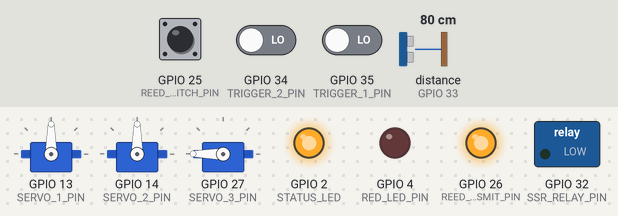
Recording of a sketch running on a simulated ESP32. Parts: 3 × servo, switched loads named in the sketch (green lamp = pin HIGH), output pins drawn as LEDs (lit = HIGH). Dashed ring = blinking. Inputs (shaded band) come from the test bench; at power-on: GPIO 25 (REED_SWITCH_PIN) HIGH, GPIO 34 (TRIGGER_2_PIN) LOW, GPIO 35 (TRIGGER_1_PIN) LOW, distance to the obstacle (sensor on GPIO 33) 80 cm. The echo pulse lasts 58.3 µs per cm; WiFi joins after 1.5 s; servers stay silent unless stated; uploads are accepted with an empty reply; pins used as bus, display or sensor lines are not drawn; what the sketch prints to the serial monitor is not drawn.

Above: at 3.7 s.
3.8 s: GPIO 25 (REED_SWITCH_PIN) pulled LOW for 0.15 s
At 3.88 s:
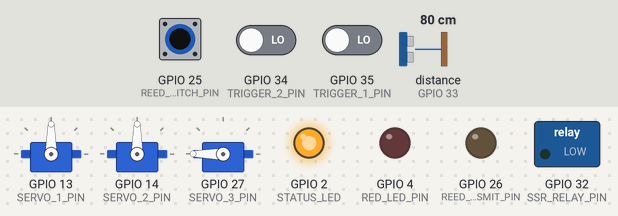
At 4.9 s:
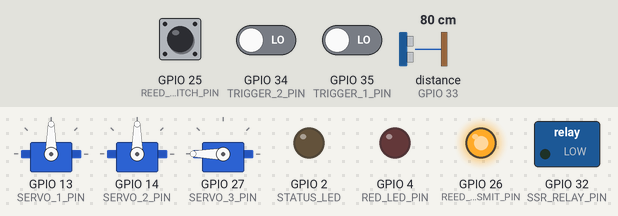
6.9 s: GPIO 34 (TRIGGER_2_PIN) driven HIGH
9.9 s: GPIO 35 (TRIGGER_1_PIN) driven HIGH
12.9 s: distance to the obstacle (sensor on GPIO 33) set to 11 cm
15.9 s: distance to the obstacle (sensor on GPIO 33) set to 8 cm
At 16.41 s:
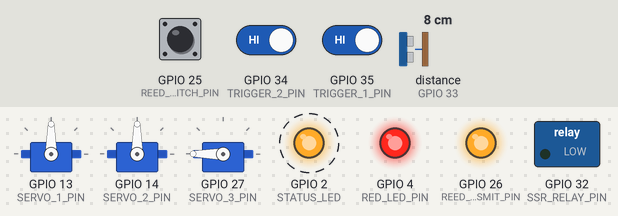
18.9 s: GPIO 25 (REED_SWITCH_PIN) pulled LOW for 3.2 s
At 24.3 s:
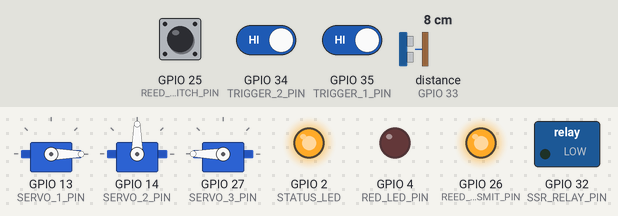
Timing chart, 0 to 26.7 s (numbered marks = the images above; inputs shaded):
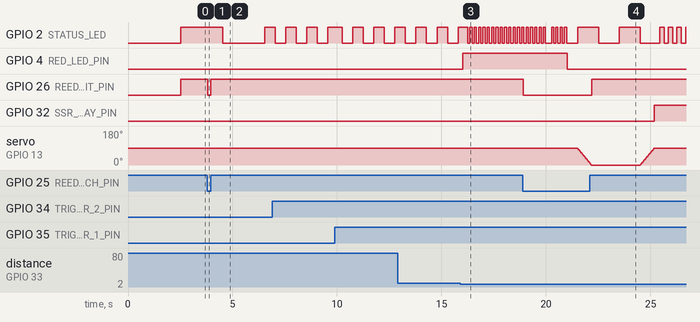

The sketch:

ESP_SERVO.ino
```cpp
/*
 * NutriBin Servo Controller ESP32
 * Dual Trigger -> Ultrasonic Detection -> Reed Check -> Servo Sequence -> SSR Relay -> Grinder
 * Trigger 1 (PIN 35) = Servo 1 -> 0°  |  Trigger 2 (PIN 34) = Servo 1 -> 180°
 * Servo 2 default 90°, always opens to 180° after grinding
 * Transmits reed switch state to main sensor hub ESP32
 * Uploads servo/system status to backend via WiFi
 */

#include <ESP32Servo.h>
#include <WiFi.h>
#include <HTTPClient.h>
#include <ArduinoJson.h>
#include <WiFiClientSecure.h>

// ================= PIN DEFINITIONS =================
#define SERVO_1_PIN 13
#define SERVO_2_PIN 14
#define SERVO_3_PIN 27

#define ULTRASONIC_TRIG 12
#define ULTRASONIC_ECHO 33

#define TRIGGER_1_PIN 35      // Trigger 1 -> Servo 1 goes to 0°
#define TRIGGER_2_PIN 34      // Trigger 2 -> Servo 1 goes to 180°

#define REED_SWITCH_PIN 25
#define REED_TRANSMIT_PIN 26

#define SSR_RELAY_PIN 32
#define RED_LED_PIN 4
#define STATUS_LED 2

// ================= CONSTANTS =================
#define SERIAL_BAUD 115200
#define SERVO_MIN_PULSE 500
#define SERVO_MAX_PULSE 2400

#define DETECTION_DISTANCE_MIN 5
#define DETECTION_DISTANCE_MAX 10
#define MAX_DISTANCE 400
#define ULTRASONIC_TIMEOUT (MAX_DISTANCE * 2 * 29.1)

#define SERVO_1_CLOSE_DELAY 3000
#define SSR_GRINDER_TIME 5000
#define SERVO_3_DELAY 500
#define DISTANCE_READ_INTERVAL 200
#define COOLDOWN_TIME 2000

#define STATUS_UPLOAD_INTERVAL 10000

// ================= CONFIG =================
String WIFI_SSID_1     = "000002.5G";
String WIFI_PASSWORD_1 = "Incandenza21";
String WIFI_SSID_2     = "@skibidi";
String WIFI_PASSWORD_2 = "@skibidi123";
String WIFI_SSID_3     = "00000001";
String WIFI_PASSWORD_3 = "Incandenza";
String WIFI_SSID_4     = "gabmarcus2406-2.4ghz";
String WIFI_PASSWORD_4 = "marcus2406*";

String USER_ID    = "SERIAL-1770397554432-5ozfpgp4c";
String MACHINE_ID = "35df2744-f88e-4c60-96b5-d1a833d389bf";
String BACKEND_SERVO_STATUS_URL = "https://nutribin-server-backend-production.up.railway.app/hardware/servo-status";

// ================= SERVO OBJECTS =================
Servo servo1;
Servo servo2;
Servo servo3;

// ================= STATE MACHINE =================
enum SystemState {
  STATE_WAITING_TRIGGER,
  STATE_TRIGGER_ACTIVE,
  STATE_OBJECT_DETECTED,
  STATE_REED_CHECK,
  STATE_REED_OPEN_ERROR,
  STATE_SERVO_1_SORTING,
  STATE_SERVO_1_CLOSING,
  STATE_SSR_GRINDING,
  STATE_SERVO_2_OPENING,
  STATE_SERVO_2_CLOSING,
  STATE_SERVO_3_DUMPING,
  STATE_COOLDOWN
};

SystemState currentState = STATE_WAITING_TRIGGER;

// ================= STATE VARIABLES =================
bool reedSwitchOpen        = false;
bool trigger1Active        = false;   // Trigger 1 state (Servo 1 -> 0°)
bool trigger2Active        = false;   // Trigger 2 state (Servo 1 -> 180°)
float distanceCm           = 0.0;
unsigned long stateStartTime   = 0;
unsigned long lastDistanceRead = 0;
unsigned long lastStatusUpload = 0;
int servo1TargetAngle          = 0;   // Set to 0 or 180 based on which trigger fired

bool lastStatusUploadSuccess = false;
String lastStatusError       = "";

int sequencesCompleted = 0;

// ================= FUNCTION DECLARATIONS =================
void connectWiFi();
int doPost(const String &url, const String &payload);
bool uploadServoStatus();
void setupServos();
void readReedSwitch();
void checkExternalTriggers();
float readUltrasonicDistance();
void transmitReedState();
void resetToIdle();
void updateStatusLED();
void printStatus();
String stateToString(SystemState s);

// ================= SETUP =================
void setup() {
  Serial.begin(SERIAL_BAUD);
  delay(1000);

  Serial.println("\n\n========================================");
  Serial.println("  NutriBin Servo Controller ESP32");
  Serial.println("  Dual Trigger -> Ultrasonic -> Sequence");
  Serial.println("  Trigger 1 -> Servo1=0°  |  Trigger 2 -> Servo1=180°");
  Serial.println("========================================\n");

  pinMode(TRIGGER_1_PIN, INPUT);
  pinMode(TRIGGER_2_PIN, INPUT);
  pinMode(REED_SWITCH_PIN, INPUT_PULLUP);
  pinMode(REED_TRANSMIT_PIN, OUTPUT);
  pinMode(ULTRASONIC_TRIG, OUTPUT);
  pinMode(ULTRASONIC_ECHO, INPUT);
  pinMode(SSR_RELAY_PIN, OUTPUT);
  pinMode(RED_LED_PIN, OUTPUT);
  pinMode(STATUS_LED, OUTPUT);

  digitalWrite(REED_TRANSMIT_PIN, LOW);
  digitalWrite(SSR_RELAY_PIN, LOW);
  digitalWrite(RED_LED_PIN, LOW);

  setupServos();

  // Default positions
  servo1.write(90);   // Neutral until trigger fires
  servo2.write(90);   // Servo 2 default: 90°
  servo3.write(180);  // Servo 3 default: 180°

  Serial.println("✓ Servo controller ready!");

  connectWiFi();

  Serial.println("✓ Waiting for Trigger 1 (->0°) or Trigger 2 (->180°)...\n");
  currentState = STATE_WAITING_TRIGGER;
}

// ================= LOOP =================
void loop() {
  unsigned long now = millis();

  if (WiFi.status() != WL_CONNECTED) connectWiFi();

  readReedSwitch();
  transmitReedState();
  checkExternalTriggers();
  updateStatusLED();

  // Periodic status upload — runs regardless of state
  if (now - lastStatusUpload >= STATUS_UPLOAD_INTERVAL) {
    lastStatusUpload        = now;
    lastStatusUploadSuccess = uploadServoStatus();
  }

  // ================= STATE MACHINE =================
  switch (currentState) {

    case STATE_WAITING_TRIGGER:
      if (trigger1Active || trigger2Active) {
        if (trigger1Active) {
          servo1TargetAngle = 0;
          Serial.println("\n>>> TRIGGER 1 RECEIVED! Servo 1 will go to 0° <<<");
        } else {
          servo1TargetAngle = 180;
          Serial.println("\n>>> TRIGGER 2 RECEIVED! Servo 1 will go to 180° <<<");
        }
        Serial.println(">>> Monitoring ultrasonic sensor...");
        currentState     = STATE_TRIGGER_ACTIVE;
        lastDistanceRead = now;
      }
      break;

    case STATE_TRIGGER_ACTIVE:
      // If both triggers lost, return to waiting
      if (!trigger1Active && !trigger2Active) {
        Serial.println("✗ Trigger signal lost, returning to waiting state");
        resetToIdle();
        break;
      }

      if (now - lastDistanceRead >= DISTANCE_READ_INTERVAL) {
        lastDistanceRead = now;
        distanceCm       = readUltrasonicDistance();

        if (distanceCm >= DETECTION_DISTANCE_MIN && distanceCm <= DETECTION_DISTANCE_MAX) {
          Serial.println("\n>>> OBJECT DETECTED IN RANGE!");
          Serial.print("Distance: "); Serial.print(distanceCm); Serial.println(" cm");
          currentState   = STATE_OBJECT_DETECTED;
          stateStartTime = now;
        } else if (distanceCm > 0 && distanceCm < DETECTION_DISTANCE_MIN) {
          Serial.print("Object too close: "); Serial.print(distanceCm); Serial.println(" cm");
        } else if (distanceCm > DETECTION_DISTANCE_MAX && distanceCm < 50) {
          Serial.print("Object too far: "); Serial.print(distanceCm); Serial.println(" cm");
        }
      }
      break;

    case STATE_OBJECT_DETECTED:
      Serial.println("Checking reed switch...");
      readReedSwitch();
      currentState = STATE_REED_CHECK;
      break;

    case STATE_REED_CHECK:
      if (reedSwitchOpen) {
        Serial.println("✗ ERROR: Reed switch is OPEN — lid is open, aborting");
        digitalWrite(RED_LED_PIN, HIGH);
        currentState   = STATE_REED_OPEN_ERROR;
        stateStartTime = now;
        uploadServoStatus(); // Immediate upload on error
      } else {
        Serial.println("✓ Reed switch CLOSED — starting sequence");
        digitalWrite(RED_LED_PIN, LOW);
        Serial.print("Servo 1 target angle: "); Serial.print(servo1TargetAngle); Serial.println("°");
        currentState   = STATE_SERVO_1_SORTING;
        stateStartTime = now;
        uploadServoStatus(); // Immediate upload on sequence start
      }
      break;

    case STATE_REED_OPEN_ERROR:
      if (now - stateStartTime >= 5000) {
        Serial.println("Resetting after reed error...\n");
        digitalWrite(RED_LED_PIN, LOW);
        resetToIdle();
      }
      break;

    case STATE_SERVO_1_SORTING: {
      // Move servo 1 from 90° to target angle (0° or 180° based on trigger)
      Serial.print("Servo 1: 90° -> "); Serial.print(servo1TargetAngle); Serial.println("°");

      int angle  = 90;
      int target = servo1TargetAngle;
      int step   = (target > angle) ? 2 : -2;
      while (angle != target) {
        angle += step;
        if ((step > 0 && angle > target) || (step < 0 && angle < target)) angle = target;
        servo1.write(angle);
        delay(15);
      }

      Serial.println("✓ Servo 1 sorted");
      currentState   = STATE_SERVO_1_CLOSING;
      stateStartTime = now;
      break;
    }

    case STATE_SERVO_1_CLOSING:
      if (now - stateStartTime >= SERVO_1_CLOSE_DELAY) {
        Serial.println("Servo 1: returning to 90°");

        int angle = servo1.read();
        int step  = (angle < 90) ? 2 : -2;
        while (angle != 90) {
          angle += step;
          if ((step > 0 && angle > 90) || (step < 0 && angle < 90)) angle = 90;
          servo1.write(angle);
          delay(15);
        }

        Serial.println("✓ Servo 1 closed");
        Serial.println("\n>>> Activating grinder (SSR relay)...");
        digitalWrite(SSR_RELAY_PIN, HIGH);
        currentState   = STATE_SSR_GRINDING;
        stateStartTime = now;
        uploadServoStatus(); // Immediate upload — grinder now ON
      }
      break;

    case STATE_SSR_GRINDING:
      if (now - stateStartTime >= SSR_GRINDER_TIME) {
        digitalWrite(SSR_RELAY_PIN, LOW);
        Serial.println("✓ Grinder stopped");
        Serial.println("\n>>> Opening grinder gate (Servo 2: 90° -> 180°)...");
        currentState = STATE_SERVO_2_OPENING;
        uploadServoStatus(); // Immediate upload — grinder now OFF
      }
      break;

    case STATE_SERVO_2_OPENING: {
      // Servo 2 always sweeps from 90° -> 180° after grinding
      Serial.println("Servo 2: 90° -> 180°");
      int angle = 90;
      while (angle < 180) {
        angle += 2;
        servo2.write(angle);
        delay(15);
      }
      Serial.println("✓ Servo 2 opened to 180°");
      delay(1000);
      currentState = STATE_SERVO_2_CLOSING;
      break;
    }

    case STATE_SERVO_2_CLOSING: {
      // Return servo 2 from 180° back to its default 90°
      Serial.println("Servo 2: 180° -> 90°");
      int angle = 180;
      while (angle > 90) {
        angle -= 2;
        servo2.write(angle);
        delay(15);
      }
      Serial.println("✓ Servo 2 returned to 90°");
      Serial.println("\n>>> Final dump (Servo 3)...");
      currentState = STATE_SERVO_3_DUMPING;
      break;
    }

    case STATE_SERVO_3_DUMPING: {
      Serial.println("Servo 3: 180° -> 0°");
      int angle = 180;
      while (angle > 0) {
        angle -= 2;
        servo3.write(angle);
        delay(SERVO_3_DELAY);
      }
      Serial.println("✓ Servo 3 dumped");
      Serial.println("\n>>> SEQUENCE COMPLETE <<<\n");
      sequencesCompleted++;
      currentState   = STATE_COOLDOWN;
      stateStartTime = now;
      uploadServoStatus(); // Immediate upload — sequence complete
      break;
    }

    case STATE_COOLDOWN:
      if (now - stateStartTime >= COOLDOWN_TIME) {
        resetToIdle();
      }
      break;
  }

  // Serial commands for manual testing
  if (Serial.available()) {
    char cmd = Serial.read();
    switch (cmd) {
      case '1':
        if (currentState == STATE_WAITING_TRIGGER) {
          Serial.println("\n>>> MANUAL TRIGGER 1 (Servo1 -> 0°) <<<");
          servo1TargetAngle = 0;
          currentState = STATE_TRIGGER_ACTIVE;
        }
        break;
      case '2':
        if (currentState == STATE_WAITING_TRIGGER) {
          Serial.println("\n>>> MANUAL TRIGGER 2 (Servo1 -> 180°) <<<");
          servo1TargetAngle = 180;
          currentState = STATE_TRIGGER_ACTIVE;
        }
        break;
      case 's': case 'S':
        printStatus();
        break;
      case 'r': case 'R':
        Serial.println("\n>>> MANUAL RESET <<<");
        digitalWrite(SSR_RELAY_PIN, LOW);
        digitalWrite(RED_LED_PIN, LOW);
        resetToIdle();
        break;
      case 'u': case 'U':
        Serial.println("\n>>> MANUAL STATUS UPLOAD <<<");
        uploadServoStatus();
        break;
    }
  }

  delay(10);
}

// ================= WIFI =================
void connectWiFi() {
  Serial.println("\n--- Connecting to WiFi ---");

  struct { String ssid; String pass; } networks[] = {
    { WIFI_SSID_2, WIFI_PASSWORD_2 },
    { WIFI_SSID_1, WIFI_PASSWORD_1 },
    { WIFI_SSID_4, WIFI_PASSWORD_4 },
    { WIFI_SSID_3, WIFI_PASSWORD_3 }
  };

  for (int n = 0; n < 4; n++) {
    Serial.println("Trying: " + networks[n].ssid);
    WiFi.begin(networks[n].ssid.c_str(), networks[n].pass.c_str());
    int attempts = 0;
    while (WiFi.status() != WL_CONNECTED && attempts < 20) {
      delay(500);
      Serial.print(".");
      attempts++;
    }
    if (WiFi.status() == WL_CONNECTED) break;
    Serial.println(" failed.");
  }

  if (WiFi.status() == WL_CONNECTED)
    Serial.println("\n✓ WiFi connected: " + WiFi.localIP().toString());
  else
    Serial.println("\n✗ WiFi connection failed — will retry next cycle");
}

// ================= HTTP POST HELPER =================
int doPost(const String &url, const String &payload) {
  WiFiClientSecure client;
  client.setInsecure();

  HTTPClient http;
  http.begin(client, url);
  http.addHeader("Content-Type", "application/json");

  int code = http.POST(payload);
  Serial.print("POST ["); Serial.print(url); Serial.print("]: HTTP ");
  Serial.print(code); Serial.print(" | "); Serial.println(http.getString());
  http.end();
  return code;
}

// ================= UPLOAD: SERVO STATUS =================
bool uploadServoStatus() {
  if (WiFi.status() != WL_CONNECTED) {
    lastStatusError = "WiFi disconnected";
    Serial.println("✗ Cannot upload servo status — WiFi not connected");
    return false;
  }

  Serial.println("\n--- Uploading Servo Status ---");

  StaticJsonDocument<512> doc;
  doc["user_id"]    = USER_ID;
  doc["machine_id"] = MACHINE_ID;

  doc["state"] = stateToString(currentState);

  doc["ssr_relay_on"]        = (bool)digitalRead(SSR_RELAY_PIN);
  doc["reed_switch_open"]    = reedSwitchOpen;
  doc["trigger_1_active"]    = trigger1Active;
  doc["trigger_2_active"]    = trigger2Active;
  doc["servo1_target_angle"] = servo1TargetAngle;
  doc["red_led_on"]          = (bool)digitalRead(RED_LED_PIN);
  doc["sequences_completed"] = sequencesCompleted;

  doc["servo1_angle"] = servo1.read();
  doc["servo2_angle"] = servo2.read();
  doc["servo3_angle"] = servo3.read();

  doc["distance_cm"]    = distanceCm;
  doc["object_in_range"] = (distanceCm >= DETECTION_DISTANCE_MIN && distanceCm <= DETECTION_DISTANCE_MAX);

  String payload;
  serializeJson(doc, payload);
  Serial.println("Payload: " + payload);

  int code = doPost(BACKEND_SERVO_STATUS_URL, payload);
  if (code >= 200 && code < 300) {
    lastStatusError = "";
    Serial.println("✓ Servo status uploaded");
    return true;
  }

  lastStatusError = "HTTP " + String(code);
  Serial.println("✗ Servo status upload failed: " + lastStatusError);
  return false;
}

// ================= HELPERS =================
String stateToString(SystemState s) {
  switch (s) {
    case STATE_WAITING_TRIGGER:  return "waiting_trigger";
    case STATE_TRIGGER_ACTIVE:   return "trigger_active";
    case STATE_OBJECT_DETECTED:  return "object_detected";
    case STATE_REED_CHECK:       return "reed_check";
    case STATE_REED_OPEN_ERROR:  return "reed_open_error";
    case STATE_SERVO_1_SORTING:  return "servo1_sorting";
    case STATE_SERVO_1_CLOSING:  return "servo1_closing";
    case STATE_SSR_GRINDING:     return "ssr_grinding";
    case STATE_SERVO_2_OPENING:  return "servo2_opening";
    case STATE_SERVO_2_CLOSING:  return "servo2_closing";
    case STATE_SERVO_3_DUMPING:  return "servo3_dumping";
    case STATE_COOLDOWN:         return "cooldown";
    default:                     return "unknown";
  }
}

void setupServos() {
  servo1.attach(SERVO_1_PIN, SERVO_MIN_PULSE, SERVO_MAX_PULSE);
  servo2.attach(SERVO_2_PIN, SERVO_MIN_PULSE, SERVO_MAX_PULSE);
  servo3.attach(SERVO_3_PIN, SERVO_MIN_PULSE, SERVO_MAX_PULSE);
  Serial.println("✓ 3x Servos initialized");
}

void readReedSwitch() {
  reedSwitchOpen = digitalRead(REED_SWITCH_PIN);
}

void checkExternalTriggers() {
  trigger1Active = digitalRead(TRIGGER_1_PIN);
  trigger2Active = digitalRead(TRIGGER_2_PIN);
}

float readUltrasonicDistance() {
  digitalWrite(ULTRASONIC_TRIG, LOW);
  delayMicroseconds(2);
  digitalWrite(ULTRASONIC_TRIG, HIGH);
  delayMicroseconds(10);
  digitalWrite(ULTRASONIC_TRIG, LOW);

  long duration = pulseIn(ULTRASONIC_ECHO, HIGH, ULTRASONIC_TIMEOUT);
  if (duration > 0) {
    float distance = duration / 29.1 / 2.0;
    return (distance > MAX_DISTANCE) ? -1.0 : distance;
  }
  return -1.0;
}

void transmitReedState() {
  digitalWrite(REED_TRANSMIT_PIN, reedSwitchOpen ? HIGH : LOW);
}

void resetToIdle() {
  servo1.write(90);
  servo2.write(90);   // Servo 2 returns to default 90°
  servo3.write(180);

  digitalWrite(SSR_RELAY_PIN, LOW);
  digitalWrite(RED_LED_PIN, LOW);

  trigger1Active    = false;
  trigger2Active    = false;
  servo1TargetAngle = 0;

  currentState = STATE_WAITING_TRIGGER;
  Serial.println("✓ System reset — WAITING FOR TRIGGER");
  Serial.println("Waiting for Trigger 1 (->0°) or Trigger 2 (->180°)...\n");
}

void updateStatusLED() {
  static unsigned long lastBlink = 0;
  static bool ledState = false;
  unsigned long now = millis();

  if (currentState == STATE_COOLDOWN) {
    digitalWrite(STATUS_LED, HIGH);
    return;
  }

  int blinkInterval = 1000;
  switch (currentState) {
    case STATE_WAITING_TRIGGER:                                      blinkInterval = 2000; break;
    case STATE_TRIGGER_ACTIVE:                                       blinkInterval = 500;  break;
    case STATE_SERVO_1_SORTING: case STATE_SSR_GRINDING:
    case STATE_SERVO_2_OPENING: case STATE_SERVO_3_DUMPING:          blinkInterval = 200;  break;
    case STATE_REED_OPEN_ERROR:                                      blinkInterval = 100;  break;
    default: break;
  }

  if (now - lastBlink >= (unsigned long)blinkInterval) {
    lastBlink = now;
    ledState  = !ledState;
    digitalWrite(STATUS_LED, ledState ? HIGH : LOW);
  }
}

void printStatus() {
  Serial.println("\n========== STATUS ==========");
  Serial.println("State: " + stateToString(currentState));
  Serial.print("Trigger 1 (->0°):   "); Serial.println(trigger1Active  ? "ACTIVE" : "INACTIVE");
  Serial.print("Trigger 2 (->180°): "); Serial.println(trigger2Active  ? "ACTIVE" : "INACTIVE");
  Serial.print("Servo 1 Target: "); Serial.print(servo1TargetAngle); Serial.println("°");
  Serial.print("Reed Switch: ");      Serial.println(reedSwitchOpen ? "OPEN (Error)" : "CLOSED (OK)");
  Serial.print("Distance: ");         Serial.print(distanceCm); Serial.println(" cm");
  Serial.print("SSR Relay: ");        Serial.println(digitalRead(SSR_RELAY_PIN) ? "ON" : "OFF");
  Serial.print("Red LED: ");          Serial.println(digitalRead(RED_LED_PIN) ? "ON" : "OFF");
  Serial.print("Sequences done: ");   Serial.println(sequencesCompleted);
  Serial.print("Last upload: ");      Serial.println(lastStatusUploadSuccess ? "OK" : "FAILED (" + lastStatusError + ")");
  Serial.print("Servo positions — S1="); Serial.print(servo1.read());
  Serial.print("° S2="); Serial.print(servo2.read());
  Serial.print("° S3="); Serial.print(servo3.read()); Serial.println("°");
  Serial.println("============================");
  Serial.println("Commands: 1=trigger1(0°), 2=trigger2(180°), s=status, r=reset, u=upload\n");
}
```

Measured:
- the behaviour switches between 10 and 9 cm on distance to the obstacle (sensor on GPIO 33) (found by bisection; images 2 and 3)
- after the input at 3.8 s, GPIO 26 (REED_TRANSMIT_PIN): HIGH → LOW at once, → HIGH 0.14 s later
- after the input at 15.9 s, GPIO 2 (STATUS_LED): alternates HIGH for 0.10 s and LOW for 0.10 s, starting after 0.36 s; GPIO 4 (RED_LED_PIN): LOW → HIGH after 0.11 s
- after the input at 18.9 s, GPIO 4 (RED_LED_PIN): goes on until 21.0 s, then stays LOW; GPIO 26 (REED_TRANSMIT_PIN): HIGH → LOW at once, → HIGH 3.3 s later; GPIO 32 (SSR_RELAY_PIN): LOW → HIGH after 6.3 s
